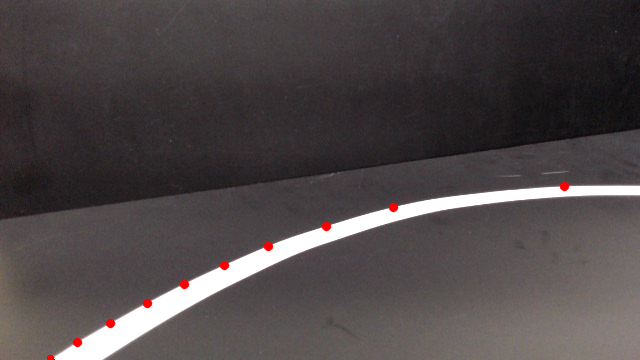
//> input picture opencv_test/image.png, 640 x 360 px
$ ./debug_edge image.png   (built with g++ and OpenCV 4)
//> lines starting //> are read from the running program, lines starting //| are printed output that depends on the picture; after the words box and inside, x2 and y2 are one past the last pixel; in counts of white or black regions, pixels touching at a corner belong together
#include <opencv2/opencv.hpp>
#include <iostream>

// ======= fn_edge_map 그대로 가져오기 =======
cv::Mat fn_edge_map(const cv::Mat& bgr, const cv::Rect& roi) {
    cv::Rect R = roi & cv::Rect(0,0,bgr.cols,bgr.rows);
    if (R.width<=0 || R.height<=0) return cv::Mat();
    cv::Mat img = bgr(R);

    // HSV, Gray 변환
    cv::Mat hsv, s, gray;
    cv::cvtColor(img, hsv, cv::COLOR_BGR2HSV);
    std::vector<cv::Mat> ch;
    cv::split(hsv, ch);
    s = ch[1];
    cv::cvtColor(img, gray, cv::COLOR_BGR2GRAY);

    // 블러로 노이즈 억제
    cv::GaussianBlur(s,   s,   cv::Size(5,5), 1.2);
    cv::GaussianBlur(gray,gray,cv::Size(5,5), 1.2);

    // Canny
    cv::Mat e1, e2, edge_local;
    cv::Canny(s,   e1, 50,150);
    cv::Canny(gray,e2,60,260,3, true);

    // OR 융합
    //cv::bitwise_or(e1, e2, edge_local);
    edge_local = e2.clone();


    // 모폴로지 Close (3x3)
    cv::Mat k = cv::getStructuringElement(cv::MORPH_RECT, cv::Size(3,3));
    cv::morphologyEx(edge_local, edge_local, cv::MORPH_CLOSE, k);

    // 원본 크기 맞추기
    cv::Mat edge_full = cv::Mat::zeros(bgr.size(), CV_8UC1);
    edge_local.copyTo(edge_full(R));
    return edge_full;
}

// ======= main 함수 =======
int main(int argc, char** argv) {
    if (argc < 2) {
        std::cerr << "사용법: " << argv[0] << " <이미지 경로>" << std::endl;
        return -1;
    }

    // 이미지 읽기
    cv::Mat img = cv::imread(argv[1]);
//> img is the input picture: 360 rows x 640 cols, CV_8UC3; mean B, G, R 72.2, 71.2, 77.9
    if (img.empty()) {
        std::cerr << "이미지를 불러올 수 없습니다: " << argv[1] << std::endl;
        return -1;
    }

    // ROI (전체 이미지 사용)
    cv::Rect roi(0, 0, img.cols, img.rows);
//> roi = Rect(0, 0, 640, 360)

    // 에지 맵 생성
    cv::Mat edges = fn_edge_map(img, roi);
//> in fn_edge_map, `cv::cvtColor(img, hsv, cv::COLOR_BGR2HSV);`: hsv: 360 rows x 640 cols, CV_8UC3; mean H, S, V 108.3, 27, 78
//> in fn_edge_map, `cv::split(hsv, ch);`:
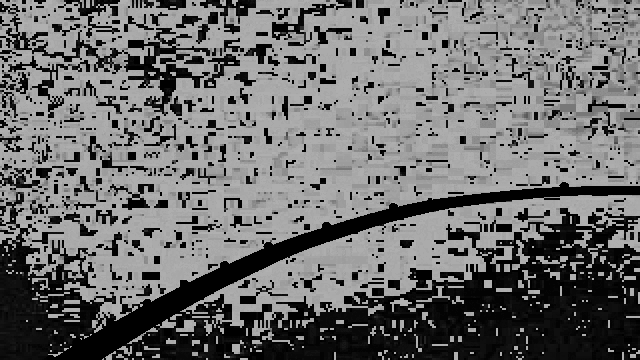
//> ch[0]: 360 rows x 640 cols, CV_8UC1; min 0, max 179, mean 108.3
//> in fn_edge_map, `cv::split(hsv, ch);`:
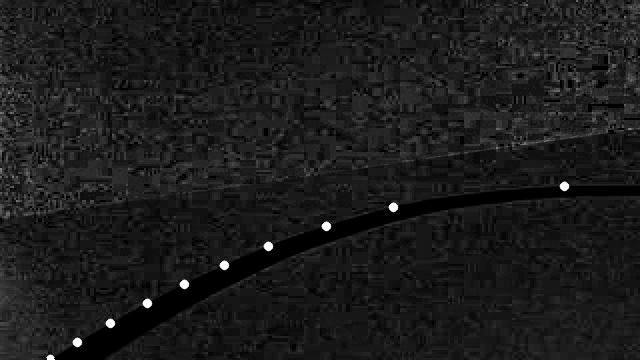
//> ch[1]: 360 rows x 640 cols, CV_8UC1; min 0, max 255, mean 27
//> in fn_edge_map, `cv::Canny(s,   e1, 50,150);`:
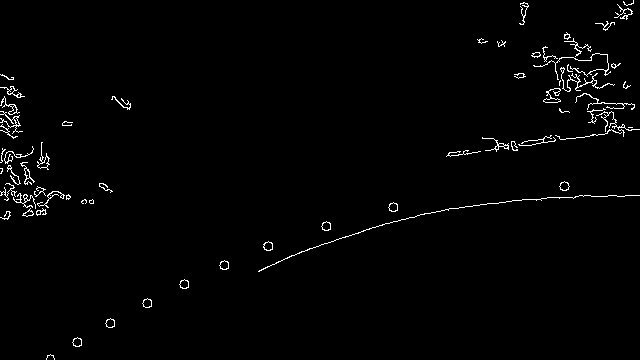
//> e1: 360 rows x 640 cols, CV_8UC1; 1.5% white in thin lines or dots
//> in fn_edge_map, `cv::Canny(gray,e2,60,260,3, true);`:
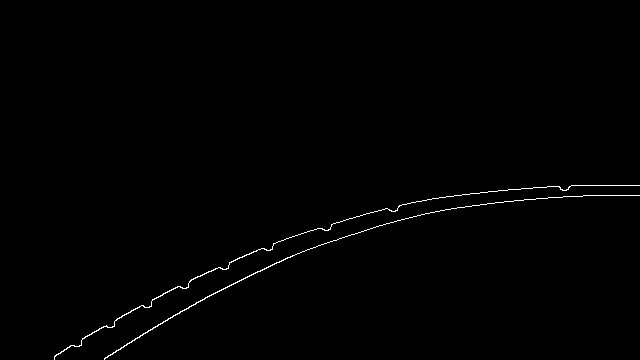
//> e2: 360 rows x 640 cols, CV_8UC1; 0.6% white in thin lines or dots, all inside (x1, y1, x2, y2) = (54, 185, 640, 360)

    // 결과 출력
    cv::imshow("원본 이미지", img);
    cv::imshow("Canny Edge 결과", edges);
    cv::waitKey(0);
    return 0;
}
